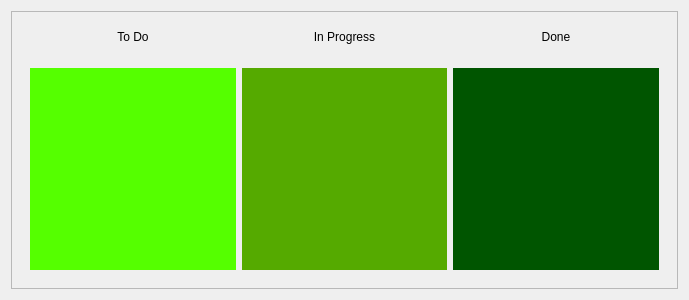
<?xml version="1.0" encoding="UTF-8"?>
<ui version="4.0">
 <class>MereBoardSimple</class>
 <widget class="QWidget" name="MereBoardSimple">
  <property name="geometry">
   <rect>
    <x>0</x>
    <y>0</y>
    <width>689</width>
    <height>300</height>
   </rect>
  </property>
  <property name="windowTitle">
   <string>Form</string>
  </property>
  <layout class="QVBoxLayout" name="verticalLayout">
   <item>
    <widget class="QScrollArea" name="scrollArea">
     <property name="widgetResizable">
      <bool>true</bool>
     </property>
     <widget class="QWidget" name="scrollAreaWidgetContents">
      <property name="geometry">
       <rect>
        <x>0</x>
        <y>0</y>
        <width>669</width>
        <height>280</height>
       </rect>
      </property>
      <layout class="QVBoxLayout" name="verticalLayout_2">
       <item>
        <widget class="QWidget" name="widget_2" native="true">
         <property name="sizePolicy">
          <sizepolicy hsizetype="Preferred" vsizetype="Fixed">
           <horstretch>0</horstretch>
           <verstretch>0</verstretch>
          </sizepolicy>
         </property>
         <property name="minimumSize">
          <size>
           <width>0</width>
           <height>32</height>
          </size>
         </property>
         <layout class="QHBoxLayout" name="horizontalLayout_2">
          <item>
           <widget class="QLabel" name="label_3">
            <property name="styleSheet">
             <string notr="true"/>
            </property>
            <property name="text">
             <string>To Do</string>
            </property>
            <property name="alignment">
             <set>Qt::AlignCenter</set>
            </property>
           </widget>
          </item>
          <item>
           <widget class="QLabel" name="label_2">
            <property name="text">
             <string>In Progress</string>
            </property>
            <property name="alignment">
             <set>Qt::AlignCenter</set>
            </property>
           </widget>
          </item>
          <item>
           <widget class="QLabel" name="label">
            <property name="text">
             <string>Done</string>
            </property>
            <property name="alignment">
             <set>Qt::AlignCenter</set>
            </property>
           </widget>
          </item>
         </layout>
        </widget>
       </item>
       <item>
        <widget class="QWidget" name="widget" native="true">
         <layout class="QHBoxLayout" name="horizontalLayout">
          <item>
           <widget class="QWidget" name="widget_4" native="true">
            <property name="styleSheet">
             <string notr="true">background-color:rgb(85, 255, 0)</string>
            </property>
           </widget>
          </item>
          <item>
           <widget class="QWidget" name="widget_3" native="true">
            <property name="styleSheet">
             <string notr="true">background-color: rgb(85, 170, 0)</string>
            </property>
           </widget>
          </item>
          <item>
           <widget class="QWidget" name="widget_5" native="true">
            <property name="styleSheet">
             <string notr="true">background-color: rgb(0, 85, 0)</string>
            </property>
           </widget>
          </item>
         </layout>
        </widget>
       </item>
      </layout>
     </widget>
    </widget>
   </item>
  </layout>
 </widget>
 <resources/>
 <connections/>
</ui>
